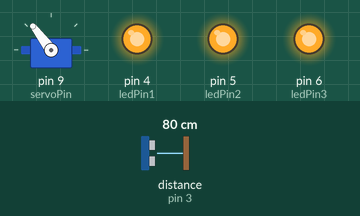
Bench run of a sketch on a simulated Arduino Uno, built with avr-gcc and run on an emulated ATmega328P. Parts: servo, output pins drawn as LEDs (lit = HIGH). Wiring (inferred from the names in the program): ultrasonic range finder: trigger pin 2; echo pin 3. The inputs (shaded band) are chosen by the test bench; at power-on: distance to the obstacle (sensor on pin 3) 80 cm. The echo pulse lasts 58.3 µs per cm; pins used as bus, display or sensor lines are not drawn.

Above: at 1.2 s.
1.3 s: distance to the obstacle (sensor on pin 3) set to 35 cm
At 1.8 s:
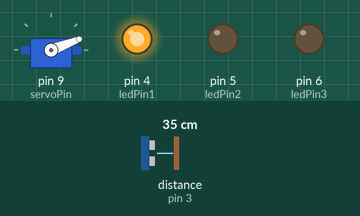
2.9 s: distance to the obstacle (sensor on pin 3) set to 2 cm
At 3.7 s:
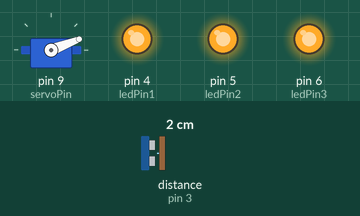
4.5 s: distance to the obstacle (sensor on pin 3) set to 60 cm
At 5.3 s:
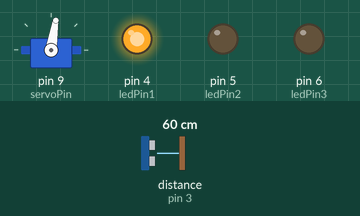
6.0 s: distance to the obstacle (sensor on pin 3) set to 4 cm
At 7.4 s:
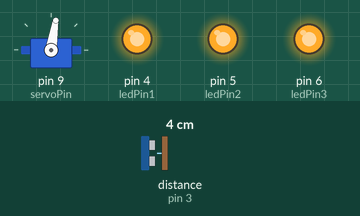
7.7 s: distance to the obstacle (sensor on pin 3) set to 120 cm
At 8.2 s:
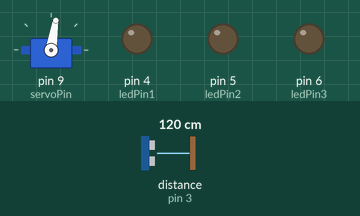
9.2 s: distance to the obstacle (sensor on pin 3) set to 9 cm
At 10.5 s:
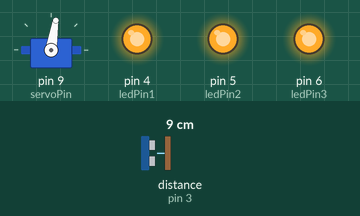
Timing chart, 0 to 11.7 s (numbered marks = the images above; inputs shaded):
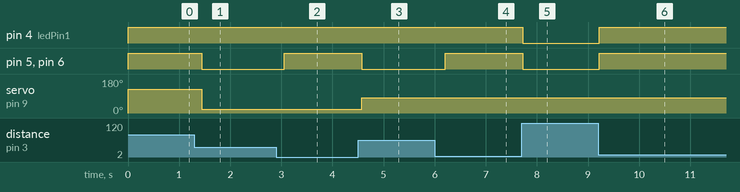

The sketch:

WEEK1taskcodefailed.ino
```cpp
#include <Servo.h>

// Ultrasonic sensor pins
const int trigPin = 2;
const int echoPin = 3;

// Servo motor pin
const int servoPin = 9;

// LEDs pins
const int ledPin1 = 4;
const int ledPin2 = 5;
const int ledPin3 = 6;

// Constants for distance thresholds
const int farThreshold = 100;  // Greater than this, no LEDs are on
const int closeThreshold = 25; // Less than this, all LEDs are on

// Variables
int distance = 0;
Servo servo;

void setup() {
  Serial.begin(9600);
  pinMode(trigPin, OUTPUT);
  pinMode(echoPin, INPUT);
  pinMode(ledPin1, OUTPUT);
  pinMode(ledPin2, OUTPUT);
  pinMode(ledPin3, OUTPUT);

  servo.attach(servoPin);
  servo.write(0); // Start servo at 0 degrees
}

void loop() {
  // Read distance from ultrasonic sensor
  distance = getDistance();

  // Adjust LEDs based on distance
  if (distance >= farThreshold) {
    turnOffAllLEDs();
  } else if (distance <= closeThreshold) {
    turnOnAllLEDs();
  } else {
    // Determine which LEDs to turn on based on checkpoints
    if (distance <= 75) {
      digitalWrite(ledPin1, HIGH);
      digitalWrite(ledPin2, LOW);
      digitalWrite(ledPin3, LOW);
    } else if (distance <= 50) {
      digitalWrite(ledPin1, HIGH);
      digitalWrite(ledPin2, HIGH);
      digitalWrite(ledPin3, LOW);
    } else {
      digitalWrite(ledPin1, HIGH);
      digitalWrite(ledPin2, HIGH);
      digitalWrite(ledPin3, HIGH);
    }
  }

  // Adjust servo angle based on distance
  if (distance >= closeThreshold && distance <= farThreshold) {
    int angle = map(distance, closeThreshold, farThreshold, 0, 180);
    servo.write(angle);
    delay(100); // Delay for servo movement
  }

  delay(100); // Delay for stability
}

// Function to get distance from ultrasonic sensor
int getDistance() {
  digitalWrite(trigPin, LOW);
  delayMicroseconds(2);
  digitalWrite(trigPin, HIGH);
  delayMicroseconds(10);
  digitalWrite(trigPin, LOW);

  long duration = pulseIn(echoPin, HIGH);
  int distance = duration * 0.034 / 2; // Calculate distance in cm
  return distance;
}

// Function to turn off all LEDs
void turnOffAllLEDs() {
  digitalWrite(ledPin1, LOW);
  digitalWrite(ledPin2, LOW);
  digitalWrite(ledPin3, LOW);
}

// Function to turn on all LEDs
void turnOnAllLEDs() {
  digitalWrite(ledPin1, HIGH);
  digitalWrite(ledPin2, HIGH);
  digitalWrite(ledPin3, HIGH);
}
```

Measured:
- after the input at 1.3 s, pin 5 (ledPin2), pin 6 (ledPin3): HIGH → LOW after 0.14 s; servo on pin 9 (servoPin): 127° → 21° after 0.14 s
- after the input at 2.9 s, pin 5 (ledPin2), pin 6 (ledPin3): LOW → HIGH after 0.16 s
- after the input at 4.5 s, pin 5 (ledPin2), pin 6 (ledPin3): HIGH → LOW after 0.07 s; servo on pin 9 (servoPin): 21° → 81° after 0.07 s
- after the input at 6.0 s, pin 5 (ledPin2), pin 6 (ledPin3): LOW → HIGH after 0.20 s
- after the input at 7.7 s, pin 4 (ledPin1), pin 5 (ledPin2), pin 6 (ledPin3): HIGH → LOW at once
- after the input at 9.2 s, pin 4 (ledPin1), pin 5 (ledPin2), pin 6 (ledPin3): LOW → HIGH at once
